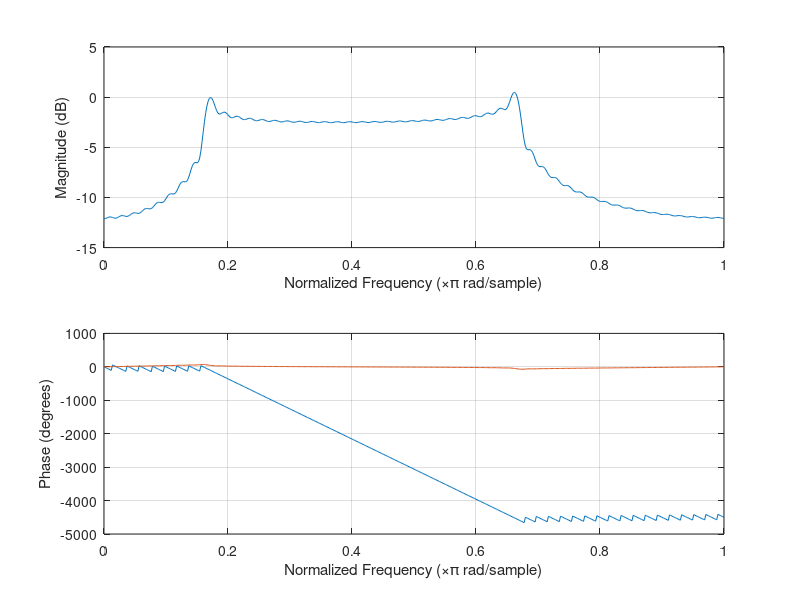
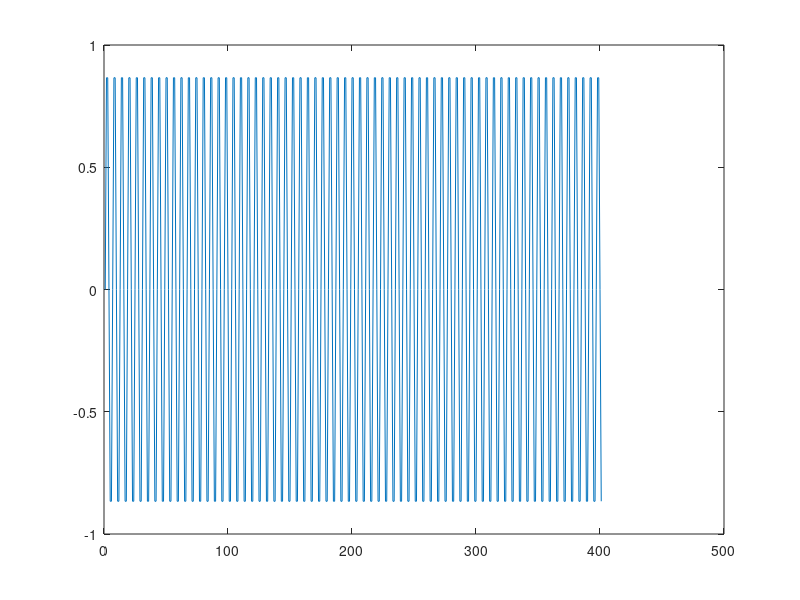
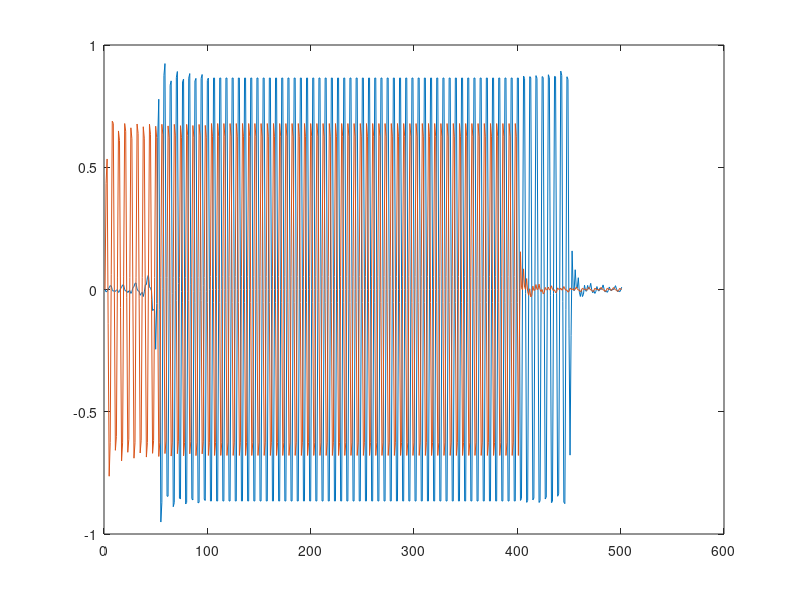

These figures' MATLAB source, in order:
N=100;
N1=50;
h1=[];
h2=[];

for n=-N1:N1  
    if n==0
        hn=1/2;
        stem(0,1/2);
    else
        hn=(sin(2*n*pi/3)-sin(n*pi/6))./(n*pi);
    end
    h1 =[h1,hn];
end
for n=0:N  
    if n==0
        hn=1/2;
        stem(0,1/2);
    else
        hn=(sin(2*n*pi/3)-sin(n*pi/6))./(n*pi);
    end
    h2 =[h2,hn];
end

figure(1);
freqz(h1); hold on;
freqz(h2); hold off;


m=0:400;

x=sin(m*pi/3);
% x=sin(m*pi/8);
% x=sin(m*0.8*pi);
% x=sin(m*pi/6);


y1=conv(x,h1);
y2=conv(x,h2);


figure(2);
plot(x);
figure(3);
plot(y1);hold on;
plot(y2);
